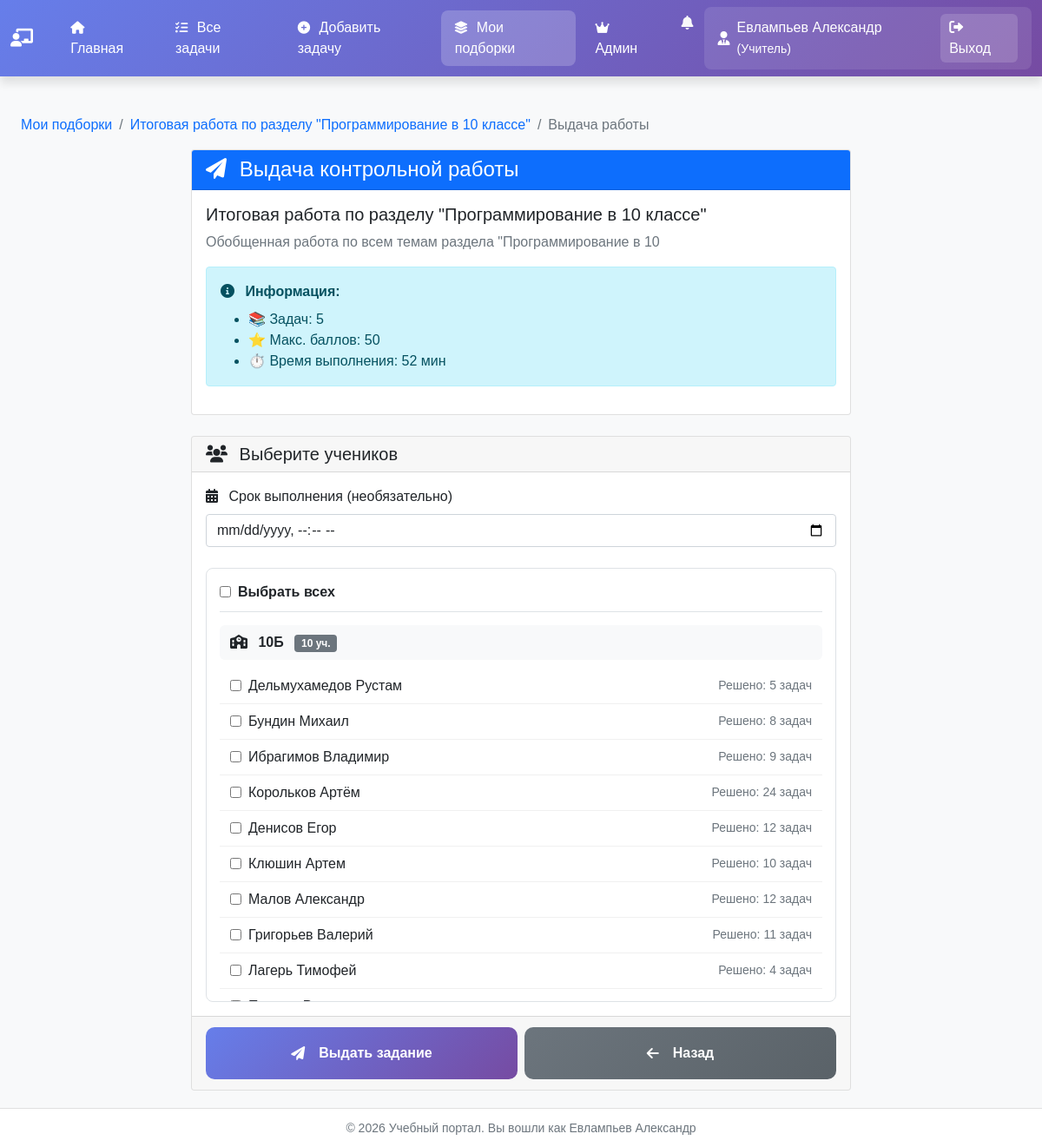
/tasks/collections/13/assign/ (signed in), run on an earlier commit of the app's database.
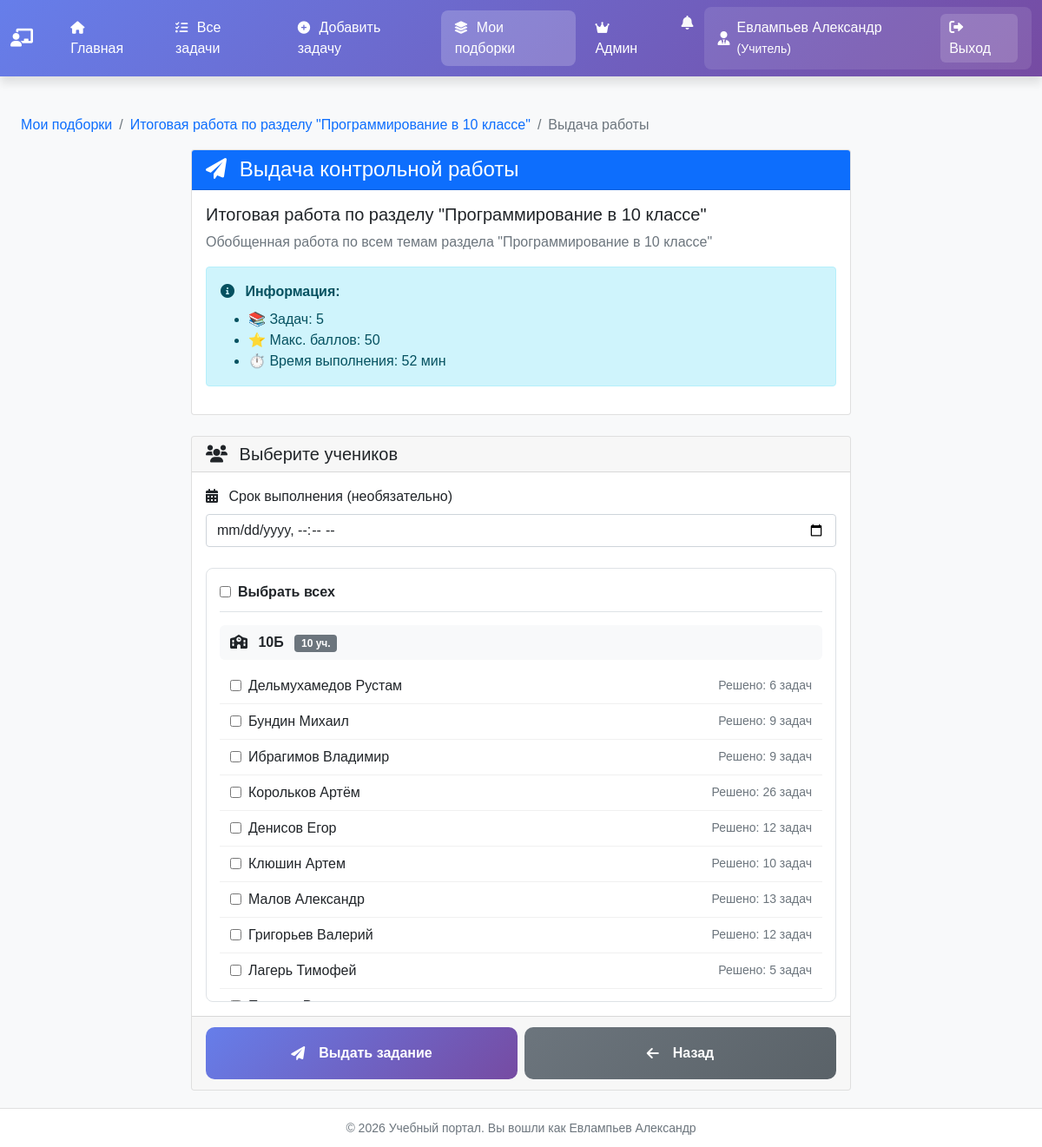
And on a later commit of the database.
### task_description_app/collections/models.py (models this page shows, shortened)
class Collection(models.Model):
    COLLECTION_TYPES = (
        ('lesson', 'Урок'),
        ('test', 'Контрольная работа'),
        ('exam', 'Экзамен'),
        ('homework', 'Домашнее задание'),
    )
    title = models.CharField('Название', max_length=200)
    description = models.TextField('Описание', blank=True)
    collection_type = models.CharField('Тип', max_length=20, choices=COLLECTION_TYPES, default='lesson')
    author = models.ForeignKey(
        settings.AUTH_USER_MODEL,
        on_delete=models.CASCADE,
        related_name='created_collections'
    )
    target_class = models.CharField('Класс', max_length=50, blank=True)
    target_group = models.IntegerField('Группа', null=True, blank=True)
    is_public = models.BooleanField('Публичная', default=True)
    show_results = models.BooleanField('Показывать результаты', default=True)
    time_limit = models.IntegerField('Ограничение времени (мин)', null=True, blank=True)
    created_at = models.DateTimeField(auto_now_add=True)
    updated_at = models.DateTimeField(auto_now=True)
    tasks = models.ManyToManyField(Task, through='CollectionItem', related_name='collections')
    class Meta:
        db_table = 'task_description_app_collection'
        ordering = ['-created_at']
        verbose_name = 'Подборка задач'
        verbose_name_plural = 'Подборки задач'
    def get_total_score(self):
        return sum(item.max_score for item in self.collection_items.all())
    def get_available_students(self):
        from django.contrib.auth import get_user_model
        User = get_user_model()
        students = User.objects.filter(user_type='student')
        if self.target_class:
            class_num = ''.join(filter(str.isdigit, self.target_class))
            students = students.filter(
                student_profile__group__school_class__number=class_num
            )
        if self.target_group:
            students = students.filter(student_profile__group__number=self.target_group)
        return students

class CollectionItem(models.Model):
    collection = models.ForeignKey(
        Collection,
        on_delete=models.CASCADE,
        related_name='collection_items'
    )
    task = models.ForeignKey(Task, on_delete=models.CASCADE)
    order = models.IntegerField('Порядок', default=0)
    max_score = models.IntegerField('Максимальный балл', default=10)
    required = models.BooleanField('Обязательная', default=True)
    class Meta:
        db_table = 'task_description_app_collectionitem'
        ordering = ['order']
        unique_together = ['collection', 'task']

### users_app/models.py (models this page shows, shortened)
class User(AbstractUser):
    USER_TYPES = (
        ('teacher', 'Учитель'),
        ('student', 'Ученик'),
    )
    user_type = models.CharField(max_length=10, choices=USER_TYPES, default='student')
    middle_name = models.CharField('Отчество', max_length=50, blank=True)
    class Meta:
        verbose_name = 'Пользователь'
        verbose_name_plural = 'Пользователи'

class StudentProfile(models.Model):
    user = models.OneToOneField(get_user_model(), on_delete=models.CASCADE, related_name='student_profile')
    group = models.ForeignKey(Group, on_delete=models.SET_NULL, null=True, related_name='students')
    solved_tasks = models.IntegerField('Решено задач', default=0)
    solved_tasks_list = models.TextField(
        'Список решенных задач',
        default='[]',
        blank=True,
        help_text='JSON-список ID решенных задач (из UploadedProgram.task_id)'
    )
    class Meta:
        verbose_name = 'Профиль ученика'
        verbose_name_plural = 'Профили учеников'

### task_description_app/collections/views.py (the view, shortened to what this page needs)
# urls.py: path('<int:collection_id>/assign/', views.assign_collection, name='assign'),
@login_required
def assign_collection(request, collection_id):
    if request.user.user_type != 'teacher':
        return redirect('student_dashboard')
    collection = get_object_or_404(Collection, id=collection_id, author=request.user)
    students = collection.get_available_students()
    students_by_class = {}
    for student in students:
        class_name = str(student.student_profile.group.school_class) if student.student_profile.group else "Без класса"
        if class_name not in students_by_class:
            students_by_class[class_name] = []
        students_by_class[class_name].append(student)
    context = {
        'collection': collection,
        'students_by_class': students_by_class,
        'title': f'Выдача: {collection.title}',
    }
    return render(request, 'task_description_app/collections/assign_collection.html', context)

### users_app/models.py (called while the page is built)
    def __str__(self):
        return f"{self.number}{self.letter}"

### templates/task_description_app/collections/assign_collection.html (shortened to what the changed rows need)
{% extends "base.html" %}
{% load static %}
{% block extra_css %}
    <link rel="stylesheet" href="{% static 'collections/css/collections.css' %}">
{% endblock %}
{% block content %}
    <div class="container mt-4">
        <nav aria-label="breadcrumb">
            <ol class="breadcrumb">
                <li class="breadcrumb-item"><a
                        href="{% url 'tasks_&_collections:collections:detail' collection.id %}"
                        class="text-decoration-none">{{ collection.title }}</a>
                </li>
            </ol>
        </nav>
        <div class="row">
            <div class="col-md-8 mx-auto">
                <div class="card mb-4">
                    <div class="card-body">
                        <h5>{{ collection.title }}</h5>
                        <p class="text-muted">{{ collection.description }}</p>
                        <div class="alert alert-info">
                            <i class="fas fa-info-circle me-2"></i>
                            <strong>Информация:</strong>
                            <ul class="mb-0 mt-2">
                                <li>📚 Задач: {{ collection.collection_items.count }}</li>
                                <li>⭐ Макс. баллов: {{ collection.get_total_score }}</li>
                                <li>⏱️ Время выполнения:
                                    {% if collection.time_limit %}{{ collection.time_limit }} мин{% else %}без
                                        ограничений{% endif %}</li>
                            </ul>
                        </div>
                    </div>
                </div>
                <form method="post">
                    <div class="card">
                        <div class="card-body">
                            <div class="students-list">
                                {% for class_name, students in students_by_class.items %}
                                    <div class="class-group">
                                        <div class="class-title">
                                            <i class="fas fa-school me-2"></i>
                                            {{ class_name }}
                                            <span class="badge bg-secondary ms-2">{{ students|length }} уч.</span>
                                        </div>
                                        {% for student in students %}
                                            <div class="student-checkbox">
                                                <input type="checkbox" name="students" value="{{ student.id }}"
                                                       class="student-check me-2" id="student_{{ student.id }}">
                                                <label for="student_{{ student.id }}" class="flex-grow-1 mb-0">
                                                    {{ student.last_name }} {{ student.first_name }}
                                                </label>
                                                {% if student.student_profile.solved_tasks %}
                                                    <small class="text-muted">Решено: {{ student.student_profile.solved_tasks }}
                                                        задач</small>
                                                {% endif %}
                                            </div>
                                        {% endfor %}
                                    </div>
                                {% endfor %}
                            </div>
                        </div>
                    </div>
                </form>
            </div>
        </div>
    </div>
{% endblock %}

What changed in the data, as far as the page shows it:
changed Collection "Итоговая работа по разделу \"Программирование в 10 классе\"": description "Обобщенная работа по всем темам раздела \"Программирование в 10" → "Обобщенная работа по всем темам раздела \"Программирование в 10 классе\""
changed User "Дельмухамедов": student_profile.solved_tasks "5" → "6"
changed User "Бундин": student_profile.solved_tasks "8" → "9"
changed User "Корольков": student_profile.solved_tasks "24" → "26"
changed User "Малов": student_profile.solved_tasks "12" → "13"
changed User "Григорьев": student_profile.solved_tasks "11" → "12"
changed User "Лагерь": student_profile.solved_tasks "4" → "5"
